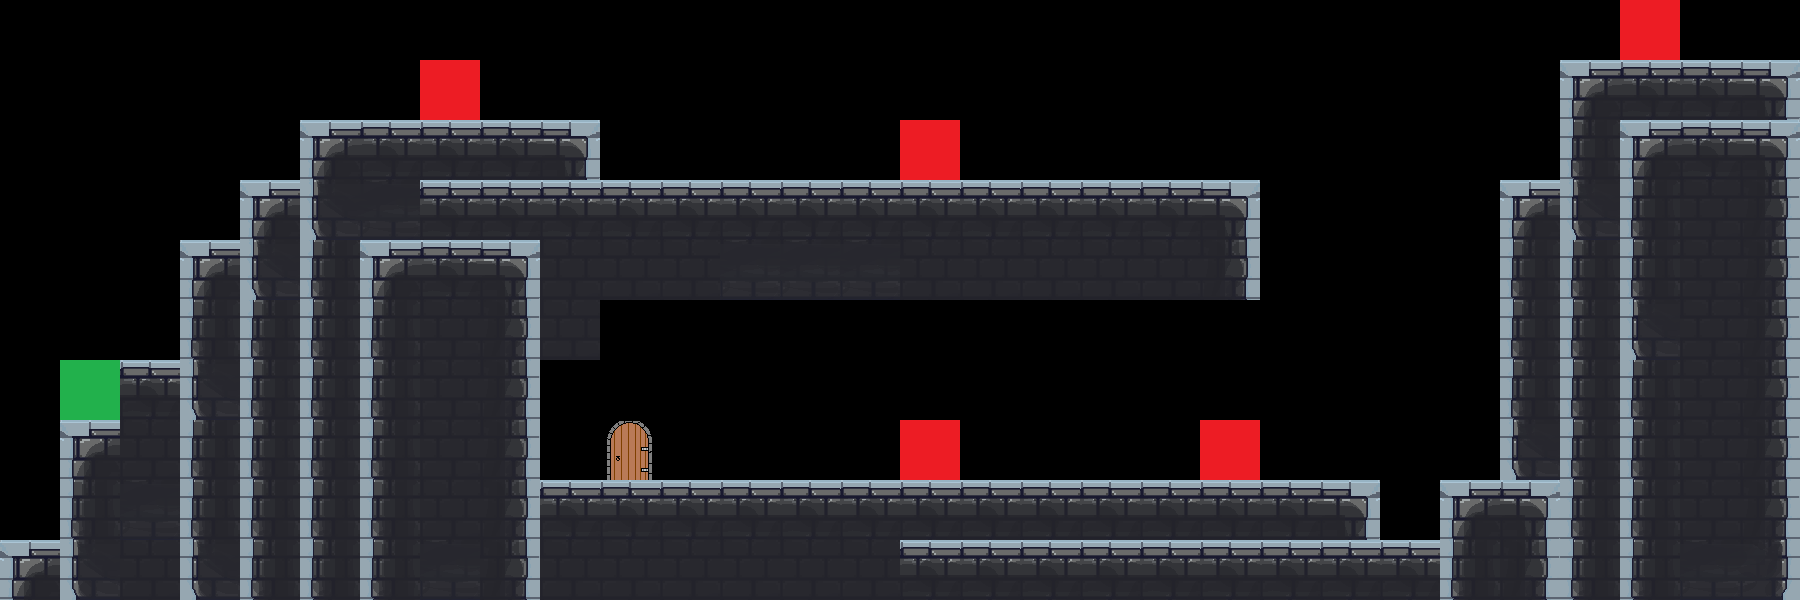

The image is a tile-based game level rendered from a .tmx file. Its description and complete source (layers, tilesets, objects, tile grids) follow:
An orthogonal 30x10 tile map with 60x60 px tiles, 1 tile layer (Слой тайлов 1).

<map version="1.4" tiledversion="1.4.3" orientation="orthogonal" renderorder="right-down" width="30" height="10" tilewidth="60" tileheight="60" infinite="0" nextlayerid="2" nextobjectid="1">
 <tileset firstgid="1" source="stonetileset.tsx" />
 <layer id="1" name="Слой тайлов 1" width="30" height="10">
  <data encoding="csv">
0,0,0,0,0,0,0,0,0,0,0,0,0,0,0,0,0,0,0,0,0,0,0,0,0,0,0,2,0,0,
0,0,0,0,0,0,0,2,0,0,0,0,0,0,0,0,0,0,0,0,0,0,0,0,0,0,8,9,9,10,
0,0,0,0,0,8,9,9,9,10,0,0,0,0,0,2,0,0,0,0,0,0,0,0,0,0,15,8,9,10,
0,0,0,0,8,22,23,9,9,9,9,9,9,9,9,9,9,9,9,9,10,0,0,0,0,8,22,15,16,17,
0,0,0,8,22,15,8,9,10,16,16,16,23,23,23,16,16,16,16,16,17,0,0,0,0,15,15,15,16,17,
0,0,0,15,15,15,15,16,17,16,0,0,0,0,0,0,0,0,0,0,0,0,0,0,0,15,15,22,16,17,
0,3,9,22,15,15,15,16,17,0,0,0,0,0,0,0,0,0,0,0,0,0,0,0,0,15,15,15,16,17,
0,8,16,15,15,15,15,16,17,0,4,0,0,0,0,2,0,0,0,0,2,0,0,0,0,22,15,15,16,17,
0,15,23,15,15,15,15,16,17,9,9,9,9,9,9,9,9,9,9,9,9,9,10,0,8,10,15,15,16,17,
8,22,16,22,15,15,15,23,17,16,16,16,16,16,16,9,9,9,9,9,9,9,9,9,15,17,15,15,23,24
</data>
 </layer>
</map>
